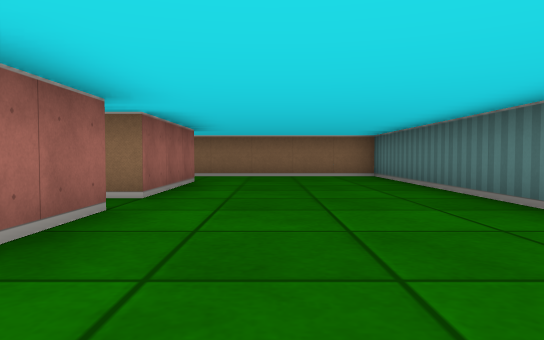
view 1 (above)

24 first-person views from a walk through a cub3D ray-caster map. The camera is about half as high as the walls, tilts 2° down and sees 70° across. The floor is counted in squares. Each view is taken from the middle of a square. On the plan, view 1 faces up. The plan holds only what a view shows up to about 9 squares ahead; the rest is blank.

view 2
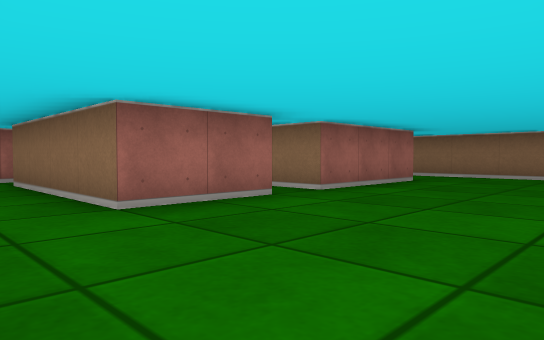

view 3
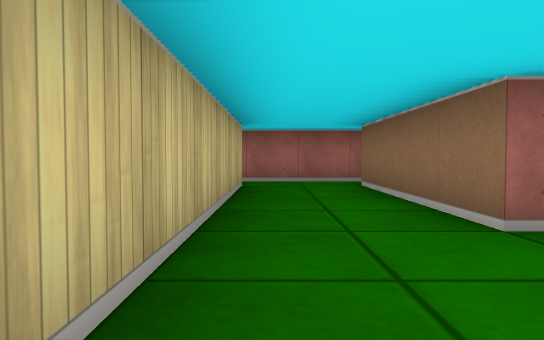

view 4
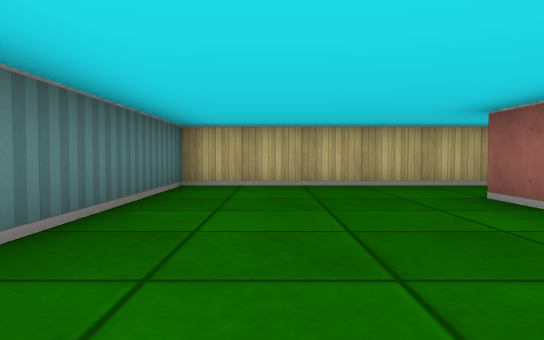

view 5
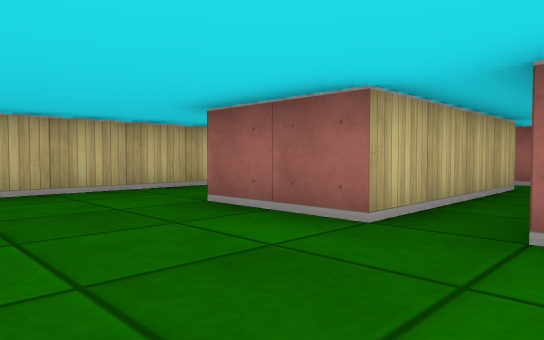

view 6
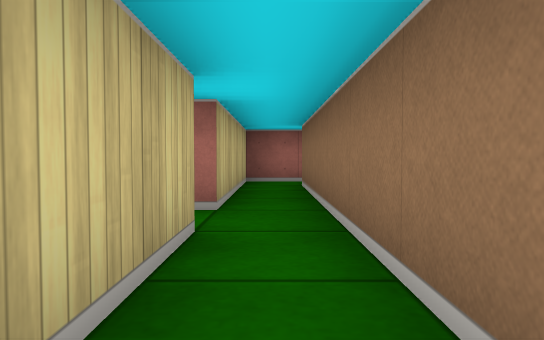

view 7
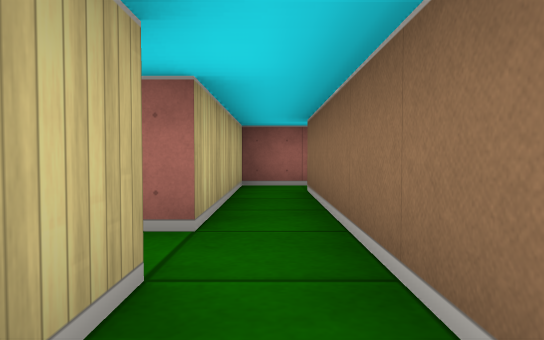

view 8
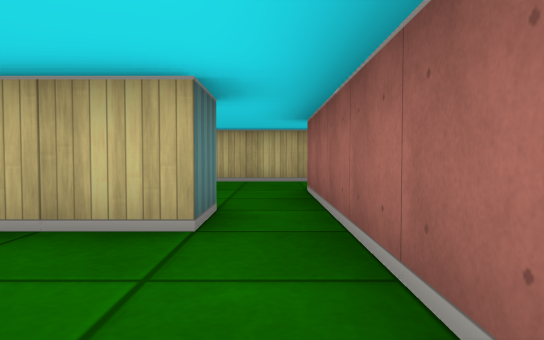

view 9
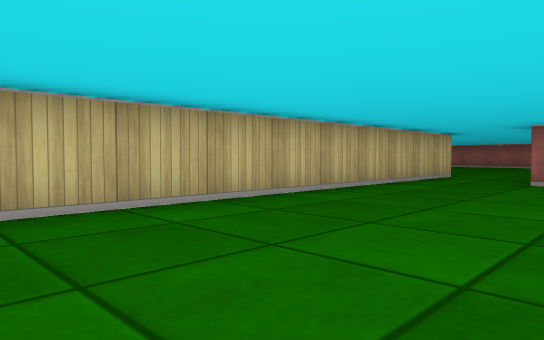

view 10
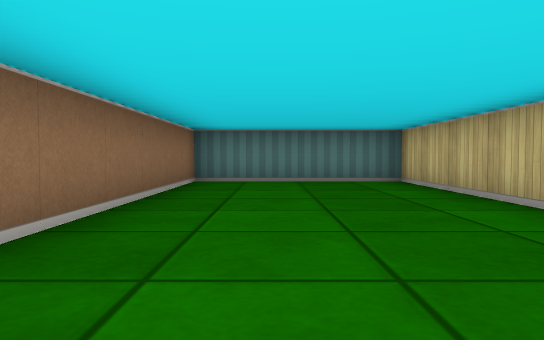

view 11
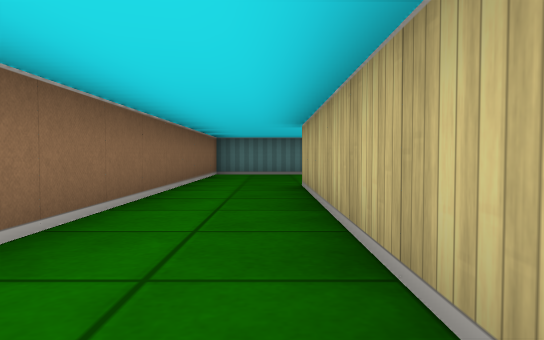

view 12
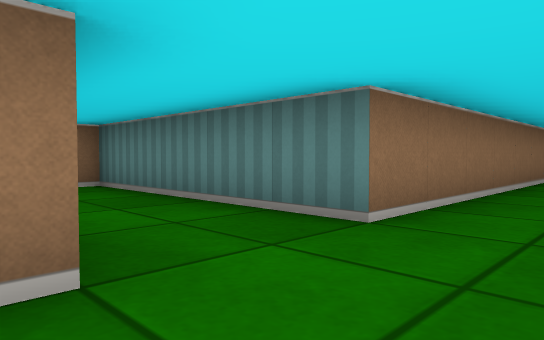

view 13
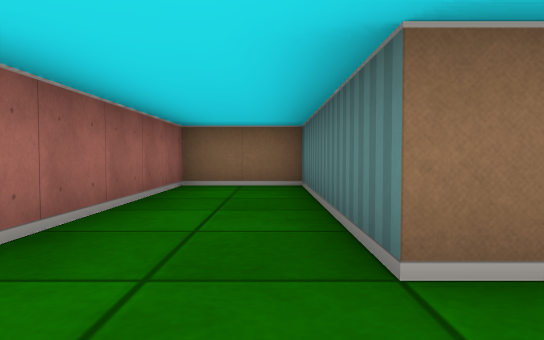

view 14
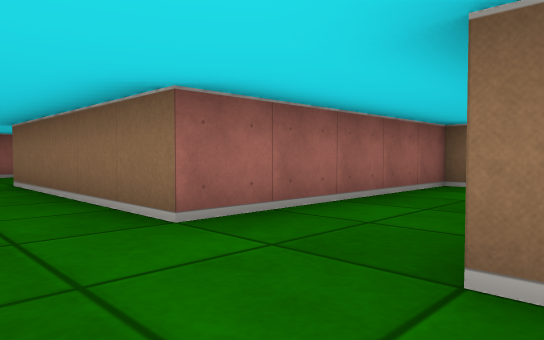

view 15
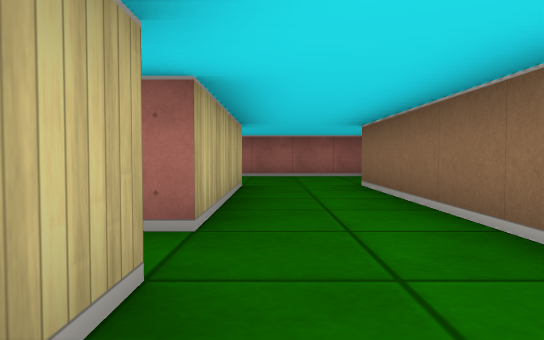

view 16
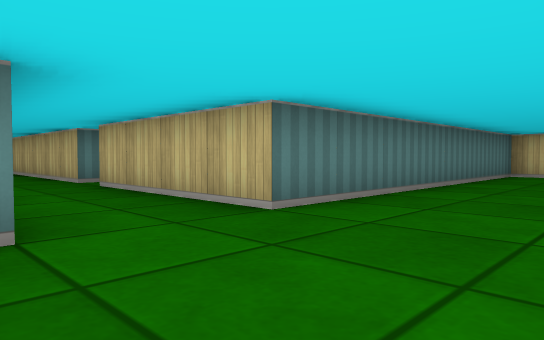

view 17
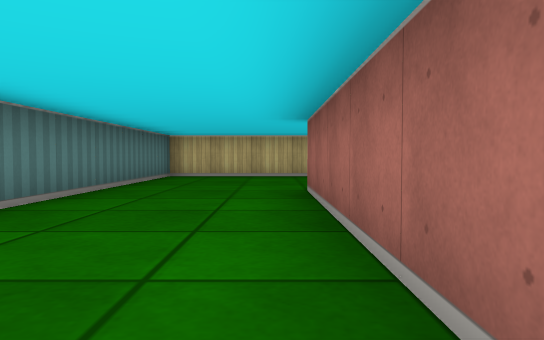

view 18
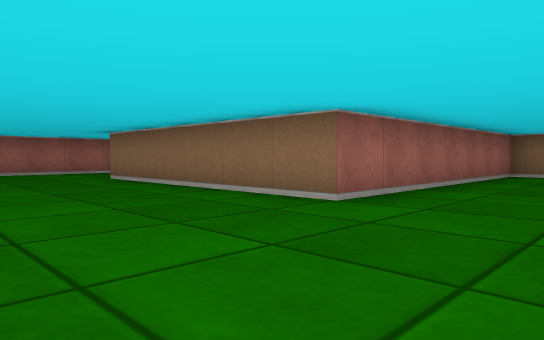

view 19
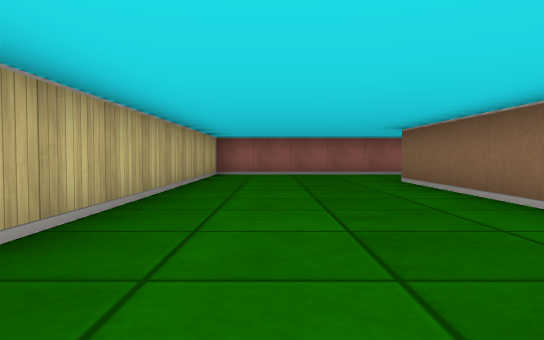

view 20
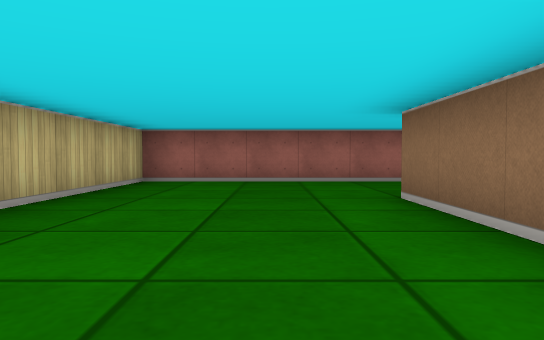

view 21
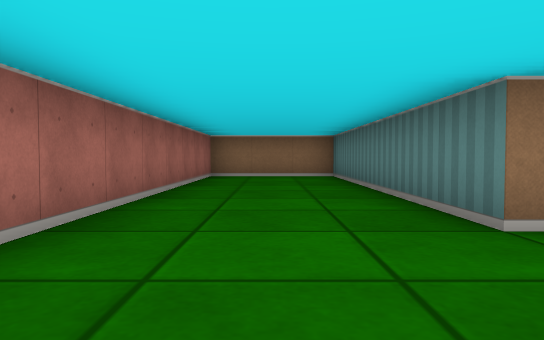

view 22
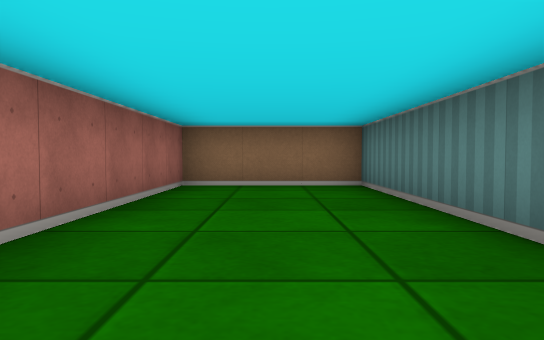

view 23
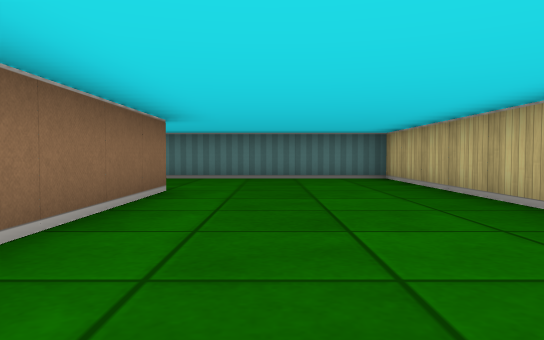

view 24
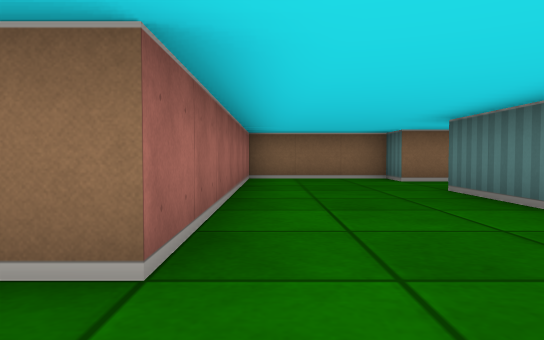

### Floor plan
Ten units are one square. View 1 is at (0, 0); x grows to the right and y downward. Boxes are objects, and circles mark ways between rooms. Rooms are numbered by the first view taken in them; rooms with no view inside come last. Other rooms are left out.
<svg viewBox="-270 -150 300 210">
<path fill="none" stroke="#000" d="M-15 -35 -15 -15 -55 -15M-15 -75 -15 -45M-65 -35 -65 15M-55 15 -55 5 25 5 25 -90M10 -95 -5 -95M-56 -35 -15 -35M-15 -45 -95 -45M-105 -46 -105 -35 -65 -35M-65 15 -65 35M-82 55 15 55 15 15 -39 15M-95 -70 -95 -75 -15 -75M-5 -95 -75 -95 -75 -145 -95 -145 -95 -95 -145 -95 -145 -105 -175 -105 -175 -35 -235 -35 -235 -105 -265 -105 -265 5 -145 5 -145 -75 -105 -75 -105 -71"/>
<circle cx="-10" cy="-40" r="3" fill="#2a7"/>
<circle cx="-60" cy="-25" r="3" fill="#2a7"/>
<circle cx="-60" cy="10" r="3" fill="#2a7"/>
<circle cx="-15" cy="-85" r="3" fill="#2a7"/>
<circle cx="-100" cy="-50" r="3" fill="#2a7"/>
<text x="-10" y="-30">1</text>
<text x="-60" y="-40">2</text>
<text x="-30" y="40">3</text>
<text x="-170" y="-60">4</text>
</svg>
Room 1 opens to room 2. Room 1 opens to room 3. Room 1 opens to room 4. Room 2 opens to room 4.

Where each view was taken, in squares from view 1:
view 1: 0 up, 0 right, facing up
view 2: 0 up, 2 right, facing up-left
view 3: 0 up, 1 right, facing left
view 4: 6 up, 1 right, facing down
view 5: 5 up, 1 right, facing down-left
view 6: 4 up, 3 left, facing left
view 7: 4 up, 4 left, facing left
view 8: 2 up, 6 left, facing down
view 9: 2 down, 1 right, facing down-left
view 10: 3 down, 6 left, facing right
view 11: 8 up, 8 left, facing right
view 12: 8 up, 10 left, facing up-right
view 13: 8 up, 8 left, facing up
view 14: 8 up, 7 left, facing up-left
view 15: 8 up, 8 left, facing left
view 16: 10 up, 17 left, facing down-right
view 17: 9 up, 17 left, facing down
view 18: 0 up, 15 left, facing up-left
view 19: 1 up, 16 left, facing left
view 20: 2 up, 19 left, facing left
view 21: 1 up, 25 left, facing up
view 22: 4 up, 25 left, facing up
view 23: 2 up, 23 left, facing right
view 24: 2 up, 17 left, facing up
